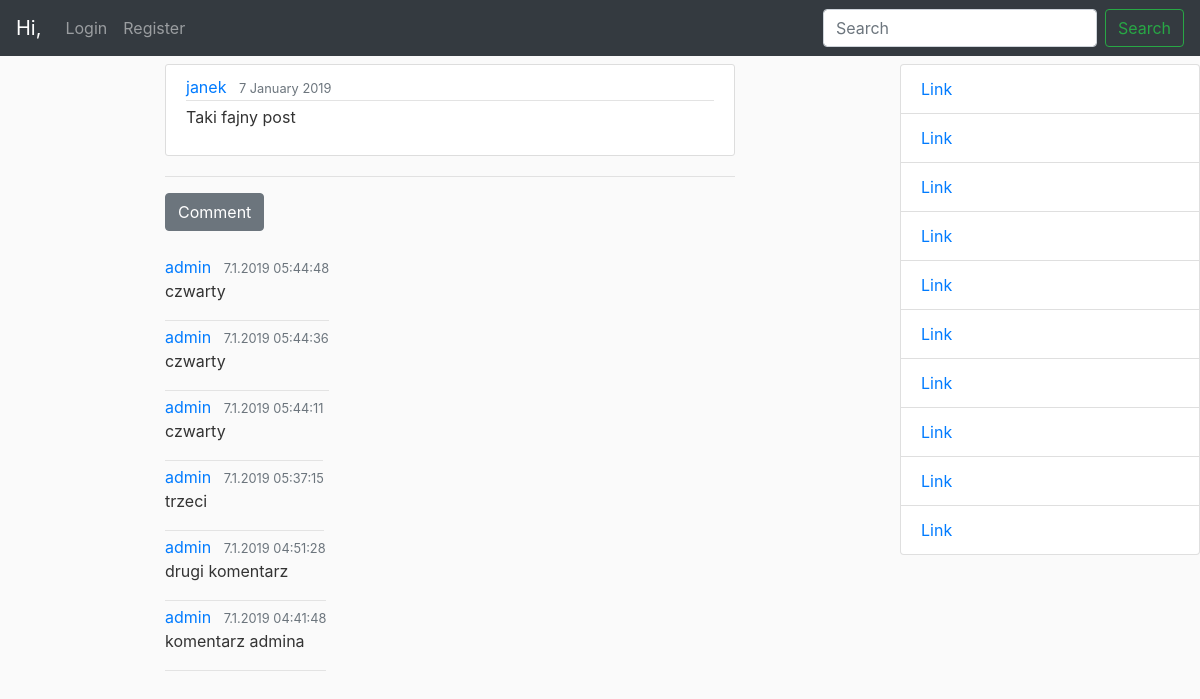
Page /post/12/ on the earlier database version.
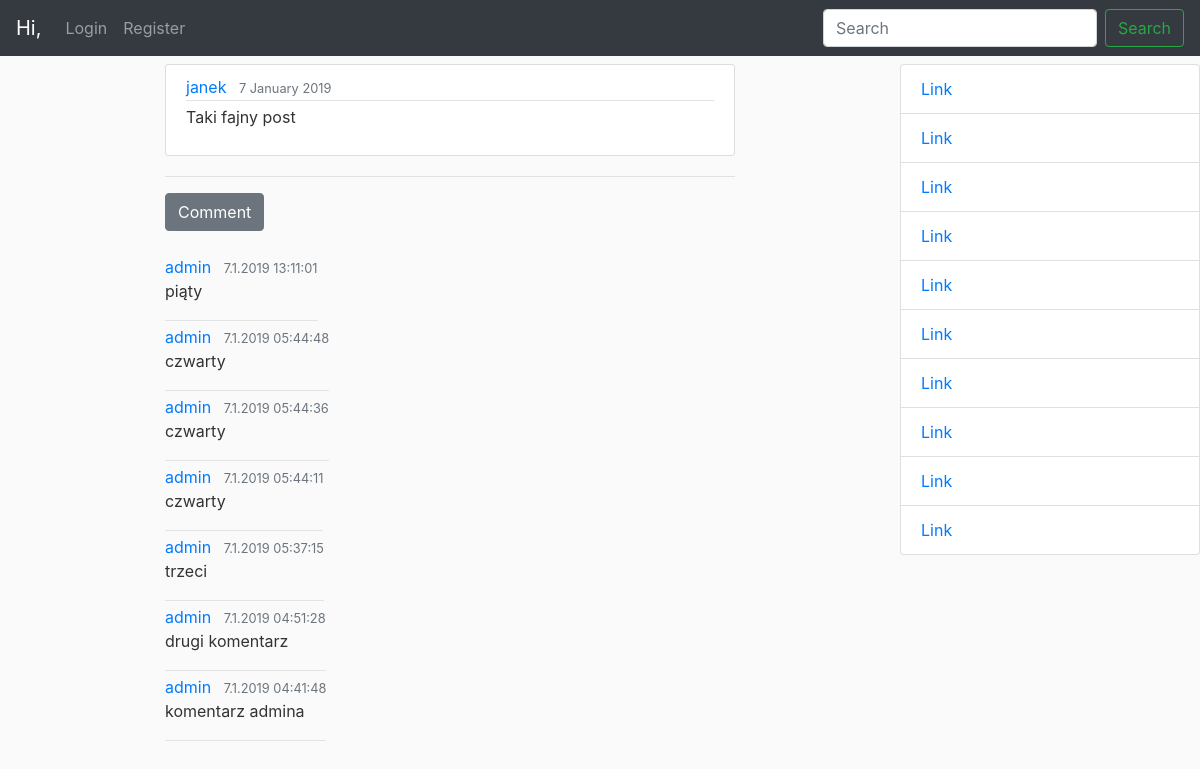
Same page on the later database version.
### mainview/models.py (models this page shows)
class Comment(models.Model):
    author = models.ForeignKey(User, on_delete=models.CASCADE)
    post = models.ForeignKey(Post, on_delete=models.CASCADE)
    date_posted = models.DateTimeField(default=timezone.now)
    content = models.TextField()
    def __str__(self):
        return str(self.author) + "'s comment on post " + str(self.post)

### mainview/views.py (the view)
# urls.py: path('post/<int:pk>/', PostDetailView, name='post-detail'),
def PostDetailView(request, pk):
    post = Post.objects.get(pk=pk)
    comments = Comment.objects.filter(post=post).order_by('-date_posted')
    print(comments)
    data = {
        'post': post,
        'author': post.author,
        'date_posted': post.date_posted,
        'content': post.content,
        'comments': comments,
    }
    return render(request, 'mainview/post_detail.html', data)

### mainview/models.py (called while the page is built)
    def __str__(self):
        return str(self.author) + "'s post"

### mainview/templates/mainview/post_detail.html (shortened to what this page needs)
{% extends "mainview/home.html" %}
{% block content %}
    <article class="media content-section">
        <div class="media-body">
        <div class="article-metadata">
            <a class="mr-2" href="{% url 'profile-details' author %}">{{ author }}</a>
            <small class="text-muted">{{ date_posted|date:"j F Y" }}</small>
        </div>
        <p class="article-content">{{ content }}</p>
        </div>
    </article>
    <hr>
    <a class="btn btn-secondary mb-4" href="{% url 'mainview:comment-create' post.pk %}">Comment</a>
    {% for comment in comments %}
        <article class="media">
        <div class="article-metadata">
                <div class="media-body">
                <a class="mr-2" href="{% url 'profile-details' comment.author %}">{{ comment.author }}</a>
                <small class="text-muted">{{ comment.date_posted|date:"j.n.Y  H:i:s" }}</small>
            </div>
            <p class="article-content">{{ comment.content }}</p>
        </div>
        </article>
    {% endfor %}
{% endblock content %}

Differences in the rows shown:
added Comment: author "admin", date_posted "7.1.2019 13:11:01", content "piąty"
